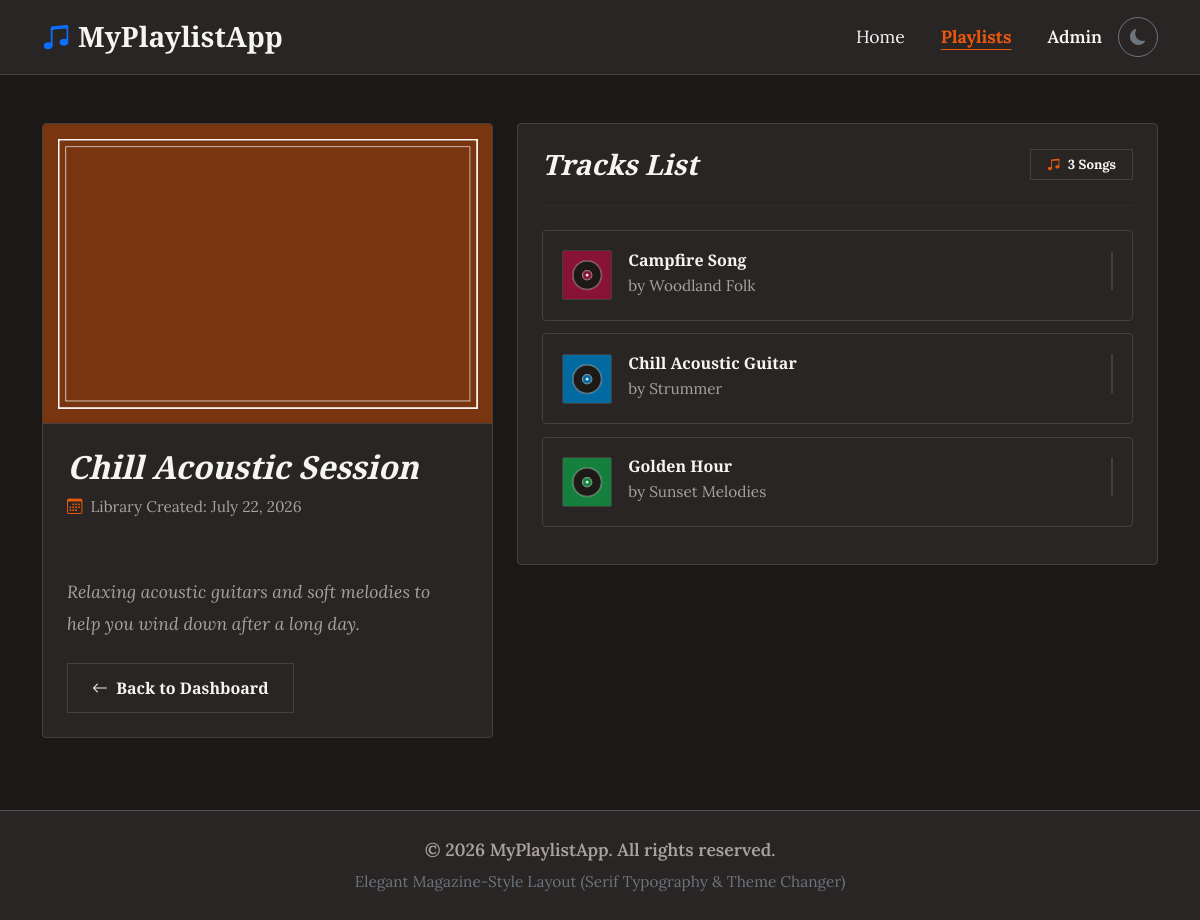
Screenshot of /playlists/3/ with the database file from the repository.
### playlists/models.py (models this page shows, shortened)
class Playlist(models.Model):
    title = models.CharField(max_length=100)
    description = models.TextField()
    cover_image = models.ImageField(upload_to='covers/', blank=True, null=True)
    created_at = models.DateTimeField(auto_now_add=True)

class Song(models.Model):
    playlist = models.ForeignKey(Playlist, on_delete=models.CASCADE, related_name='songs')
    title = models.CharField(max_length=150)
    artist = models.CharField(max_length=100, blank=True, null=True)
    audio_file = models.FileField(upload_to='songs/')
    song_image = models.ImageField(upload_to='song_covers/', blank=True, null=True)
    created_at = models.DateTimeField(auto_now_add=True)

### playlists/views.py (the view)
# urls.py: path('playlists/<int:playlist_id>/', views.playlist_detail, name='playlist_detail'),
def playlist_detail(request, playlist_id):
    single_playlist = get_object_or_404(Playlist, id=playlist_id)
    context = {
        'playlist': single_playlist
    }
    return render(request, 'playlists/playlist_detail.html', context)

### playlists/templates/playlists/playlist_detail.html (shortened to what this page needs)
{% extends 'playlists/base.html' %}
{% block content %}
<div class="row g-4">
    <div class="col-lg-5">
        <div class="magazine-detail-card shadow-sm overflow-hidden mb-4">
            <div class="detail-img-container">
                {% if playlist.cover_image %}
                    <img src="{{ playlist.cover_image.url }}" alt="{{ playlist.title }}">
                {% else %}
                    <div class="d-flex flex-column align-items-center justify-content-center py-5 w-100" style="background-color: var(--track-bg);">
                        <i class="bi bi-music-note-beamed text-muted-custom display-1"></i>
                        <span class="text-muted-custom small mt-2">No Cover Image</span>
                    </div>
                {% endif %}
            </div>
            <div class="card-body p-4">
                <h2 class="fw-bold mb-2 text-primary-custom" style="font-style: italic;">{{ playlist.title }}</h2>
                <div class="text-muted-custom small mb-4 d-flex align-items-center">
                    <i class="bi bi-calendar3 me-2 text-brand-color"></i> Library Created: {{ playlist.created_at|date:"F d, Y" }}
                </div>
                <p class="text-muted-custom mb-4" style="line-height: 1.8; white-space: pre-line; font-style: italic;">
                    {{ playlist.description }}
                </p>
                <a href="{% url 'playlist_list' %}" class="btn btn-outline-magazine rounded-0 px-4">
                    <i class="bi bi-arrow-left me-1"></i> Back to Dashboard
                </a>
            </div>
        </div>
    </div>
    <div class="col-lg-7">
        <div class="magazine-detail-card p-4 shadow-sm">
            <div class="d-flex justify-content-between align-items-center mb-4">
                <h3 class="fw-bold mb-0 text-primary-custom" style="font-style: italic;">Tracks List</h3>
                <span class="badge border text-primary-custom rounded-0 px-3 py-2" style="border-color: var(--custom-border) !important; background-color: var(--track-bg);">
                    <i class="bi bi-music-note-beamed text-brand-color me-1"></i> {{ playlist.songs.count }} Songs
                </span>
            </div>
            <hr class="mb-4" style="border-color: var(--custom-border);">
            {% if playlist.songs.all %}
                <div class="tracks-container">
                    {% for song in playlist.songs.all %}
                        <div class="track-item-magazine d-flex flex-column flex-sm-row justify-content-between align-items-sm-center gap-3" onclick="togglePlay(event, this)" style="cursor: pointer;">
                            <div class="d-flex align-items-center">
                                {% if song.song_image %}
                                    <img src="{{ song.song_image.url }}" alt="{{ song.title }}" class="me-3" style="width: 50px; height: 50px; object-fit: cover; border: 1px solid var(--custom-border); border-radius: 2px;">
                                {% else %}
                                    <div class="text-brand-color rounded-0 d-flex align-items-center justify-content-center me-3" style="width: 50px; height: 50px; min-width: 50px; background-color: var(--custom-bg); border: 1px solid var(--custom-border);">
                                        <i class="bi bi-music-note fs-4"></i>
                                    </div>
                                {% endif %}
                                <div>
                                    <h6 class="fw-bold mb-0 text-primary-custom">{{ song.title }}</h6>
                                    {% if song.artist %}
                                        <span class="text-muted-custom small">by {{ song.artist }}</span>
                                    {% else %}
                                        <span class="text-muted-custom small">Unknown Artist</span>
                                    {% endif %}
                                </div>
                            </div>
                            <div>
                                <audio controls class="w-100" style="max-width: 285px;">
                                    <source src="{{ song.audio_file.url }}">
                                </audio>
                            </div>
                        </div>
                    {% endfor %}
                </div>
            {% endif %}
        </div>
    </div>
</div>
{% endblock %}

### playlists/static/playlists/css/style.css (style rules this page uses)
body { font-family: 'Lora', Georgia, serif; font-size: 1.1rem; line-height: 1.7; transition: background-color 0.3s ease, color 0.3s ease; }
h1, h2, h3, h4, h5, h6, .navbar-brand { font-family: 'Playfair Display', Times, serif; font-weight: 800; }
[data-bs-theme="dark"] { --custom-bg: #1c1917; --custom-card-bg: #292524; --custom-text-primary: #f5f5f4; --custom-text-secondary: #a8a29e; --custom-border: #44403c; --primary-color: #ea580c; --primary-hover: #f97316; --track-bg: #292524; --track-hover: #3e3a38; }
body { background-color: var(--custom-bg) !important; color: var(--custom-text-primary) !important; }
.btn-outline-magazine { background-color: transparent; color: var(--custom-text-primary) !important; border: 1px solid var(--custom-border); border-radius: 4px; padding: 0.75rem 2rem; font-family: 'Playfair Display', serif; font-weight: 700; transition: background-color 0.2s ease, border-color 0.2s ease; }
.magazine-detail-card { background-color: var(--custom-card-bg); border: 1px solid var(--custom-border); border-radius: 4px; }
.detail-img-container { max-height: 400px; overflow: hidden; border-bottom: 1px solid var(--custom-border); background-color: var(--track-bg); }
.detail-img-container img { width: 100%; height: 100%; object-fit: cover; }
.track-item-magazine { background-color: var(--track-bg); border: 1px solid var(--custom-border); border-radius: 4px; padding: 1.2rem; margin-bottom: 0.8rem; transition: background-color 0.2s ease, border-color 0.2s ease; }
audio { height: 40px; background-color: var(--custom-bg); border: 1px solid var(--custom-border); border-radius: 4px; }
.text-muted-custom { color: var(--custom-text-secondary) !important; }
.text-primary-custom { color: var(--custom-text-primary) !important; }
.text-brand-color { color: var(--primary-color) !important; }

### rows the page displays
Playlist: cover_image (picture), title "Chill Acoustic Session", created_at "July 22, 2026", description "Relaxing acoustic guitars and soft melodies to help you wind down after a long day.", songs.count "3"
Song: song_image (picture), title "Campfire Song", artist "Woodland Folk"
Song: song_image (picture), title "Chill Acoustic Guitar", artist "Strummer"
Song: song_image (picture), title "Golden Hour", artist "Sunset Melodies"
